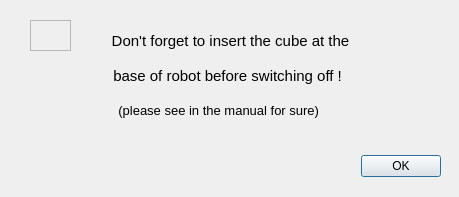
<?xml version="1.0" encoding="UTF-8"?>
<ui version="4.0">
 <class>Dialog</class>
 <widget class="QDialog" name="Dialog">
  <property name="geometry">
   <rect>
    <x>0</x>
    <y>0</y>
    <width>459</width>
    <height>197</height>
   </rect>
  </property>
  <property name="windowTitle">
   <string>Warning!</string>
  </property>
  <property name="windowIcon">
   <iconset>
    <normaloff>hairstyle.png</normaloff>hairstyle.png</iconset>
  </property>
  <widget class="QDialogButtonBox" name="buttonBox">
   <property name="geometry">
    <rect>
     <x>100</x>
     <y>150</y>
     <width>341</width>
     <height>32</height>
    </rect>
   </property>
   <property name="orientation">
    <enum>Qt::Horizontal</enum>
   </property>
   <property name="standardButtons">
    <set>QDialogButtonBox::Ok</set>
   </property>
  </widget>
  <widget class="QLabel" name="label">
   <property name="geometry">
    <rect>
     <x>40</x>
     <y>0</y>
     <width>381</width>
     <height>81</height>
    </rect>
   </property>
   <property name="font">
    <font>
     <family>Segoe UI</family>
     <pointsize>11</pointsize>
    </font>
   </property>
   <property name="text">
    <string>Don't forget to insert the cube at the</string>
   </property>
   <property name="alignment">
    <set>Qt::AlignCenter</set>
   </property>
  </widget>
  <widget class="QLabel" name="label_3">
   <property name="geometry">
    <rect>
     <x>50</x>
     <y>90</y>
     <width>341</width>
     <height>41</height>
    </rect>
   </property>
   <property name="font">
    <font>
     <family>Segoe UI</family>
     <pointsize>10</pointsize>
    </font>
   </property>
   <property name="text">
    <string>(please see in the manual for sure) </string>
   </property>
   <property name="alignment">
    <set>Qt::AlignCenter</set>
   </property>
  </widget>
  <widget class="QLabel" name="label_4">
   <property name="geometry">
    <rect>
     <x>60</x>
     <y>50</y>
     <width>331</width>
     <height>51</height>
    </rect>
   </property>
   <property name="font">
    <font>
     <family>Segoe UI</family>
     <pointsize>11</pointsize>
    </font>
   </property>
   <property name="text">
    <string> base of robot before switching off !</string>
   </property>
   <property name="alignment">
    <set>Qt::AlignCenter</set>
   </property>
  </widget>
  <widget class="QFrame" name="frame">
   <property name="geometry">
    <rect>
     <x>30</x>
     <y>20</y>
     <width>41</width>
     <height>31</height>
    </rect>
   </property>
   <property name="styleSheet">
    <string notr="true">image: url(:/sign/warning.png);</string>
   </property>
   <property name="frameShape">
    <enum>QFrame::StyledPanel</enum>
   </property>
   <property name="frameShadow">
    <enum>QFrame::Raised</enum>
   </property>
  </widget>
 </widget>
 <resources>
  <include location="resources.qrc"/>
 </resources>
 <connections>
  <connection>
   <sender>buttonBox</sender>
   <signal>accepted()</signal>
   <receiver>Dialog</receiver>
   <slot>accept()</slot>
   <hints>
    <hint type="sourcelabel">
     <x>248</x>
     <y>254</y>
    </hint>
    <hint type="destinationlabel">
     <x>157</x>
     <y>274</y>
    </hint>
   </hints>
  </connection>
  <connection>
   <sender>buttonBox</sender>
   <signal>rejected()</signal>
   <receiver>Dialog</receiver>
   <slot>reject()</slot>
   <hints>
    <hint type="sourcelabel">
     <x>316</x>
     <y>260</y>
    </hint>
    <hint type="destinationlabel">
     <x>286</x>
     <y>274</y>
    </hint>
   </hints>
  </connection>
 </connections>
</ui>
